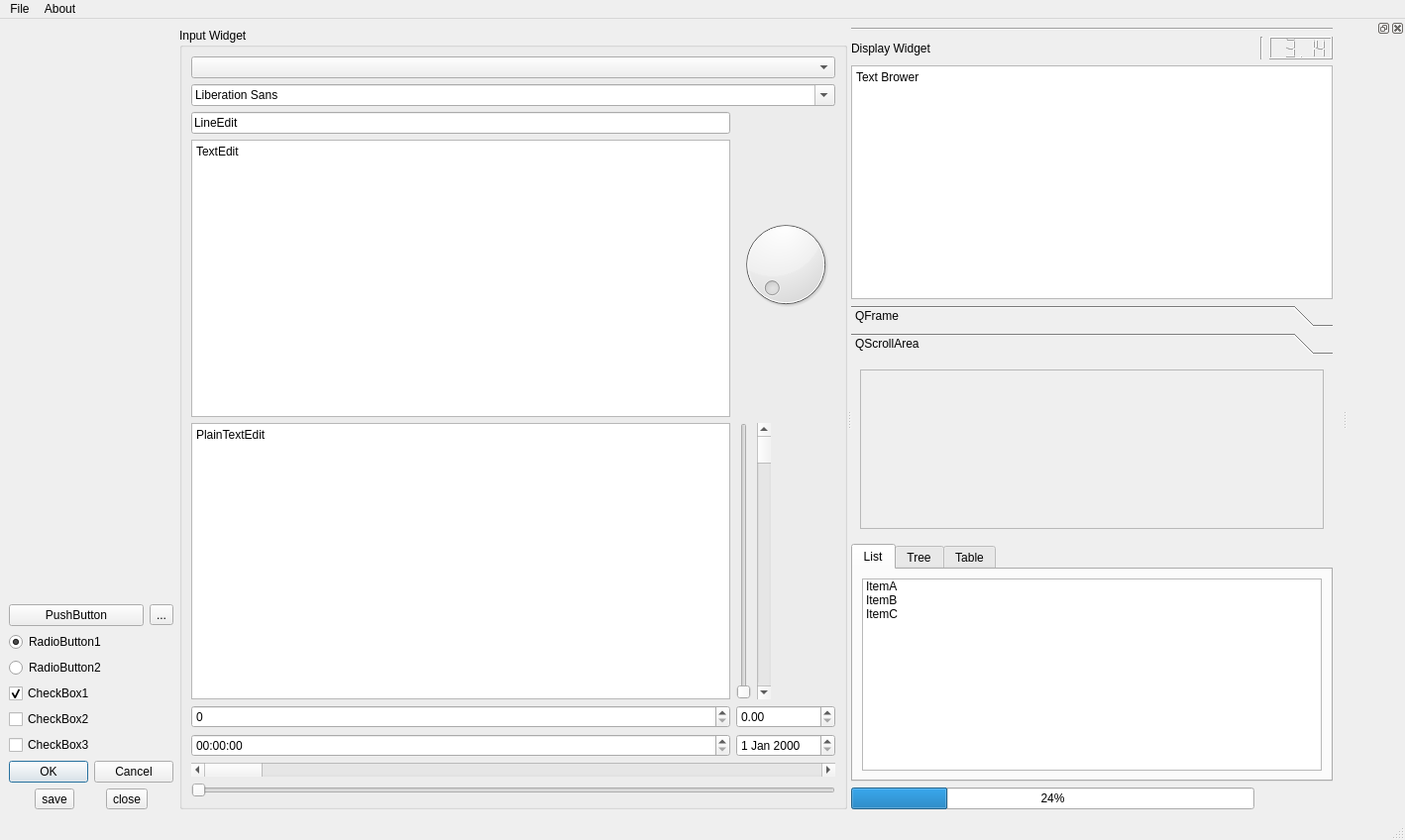
<?xml version="1.0" encoding="UTF-8"?>
<ui version="4.0">
 <class>MainWindow</class>
 <widget class="QMainWindow" name="MainWindow">
  <property name="geometry">
   <rect>
    <x>0</x>
    <y>0</y>
    <width>1418</width>
    <height>848</height>
   </rect>
  </property>
  <property name="windowTitle">
   <string>MainWindow</string>
  </property>
  <widget class="QWidget" name="centralwidget">
   <layout class="QGridLayout" name="gridLayout_9" rowstretch="0,1,1" columnstretch="0,1">
    <item row="0" column="0">
     <layout class="QHBoxLayout" name="layout_skin" stretch=""/>
    </item>
    <item row="0" column="1" rowspan="3">
     <widget class="QSplitter" name="splitter">
      <property name="orientation">
       <enum>Qt::Horizontal</enum>
      </property>
      <widget class="QGroupBox" name="groupBox">
       <property name="title">
        <string>Input Widget</string>
       </property>
       <layout class="QGridLayout" name="gridLayout">
        <item row="1" column="0" colspan="4">
         <widget class="QFontComboBox" name="fontComboBox"/>
        </item>
        <item row="6" column="0">
         <widget class="QTimeEdit" name="timeEdit"/>
        </item>
        <item row="2" column="0">
         <widget class="QLineEdit" name="lineEdit_2">
          <property name="text">
           <string>LineEdit</string>
          </property>
         </widget>
        </item>
        <item row="5" column="0">
         <widget class="QSpinBox" name="spinBox_2"/>
        </item>
        <item row="0" column="0" colspan="4">
         <widget class="QComboBox" name="comboBox_2"/>
        </item>
        <item row="8" column="0" colspan="4">
         <widget class="QSlider" name="horizontalSlider_2">
          <property name="orientation">
           <enum>Qt::Horizontal</enum>
          </property>
         </widget>
        </item>
        <item row="3" column="0">
         <widget class="QTextEdit" name="textEdit">
          <property name="html">
           <string>&lt;!DOCTYPE HTML PUBLIC &quot;-//W3C//DTD HTML 4.0//EN&quot; &quot;http://www.w3.org/TR/REC-html40/strict.dtd&quot;&gt;
&lt;html&gt;&lt;head&gt;&lt;meta name=&quot;qrichtext&quot; content=&quot;1&quot; /&gt;&lt;style type=&quot;text/css&quot;&gt;
p, li { white-space: pre-wrap; }
&lt;/style&gt;&lt;/head&gt;&lt;body style=&quot; font-family:'SimSun'; font-size:9pt; font-weight:400; font-style:normal;&quot;&gt;
&lt;p style=&quot; margin-top:0px; margin-bottom:0px; margin-left:0px; margin-right:0px; -qt-block-indent:0; text-indent:0px;&quot;&gt;TextEdit&lt;/p&gt;&lt;/body&gt;&lt;/html&gt;</string>
          </property>
         </widget>
        </item>
        <item row="4" column="0">
         <widget class="QPlainTextEdit" name="plainTextEdit_2">
          <property name="plainText">
           <string>PlainTextEdit</string>
          </property>
         </widget>
        </item>
        <item row="6" column="1" colspan="3">
         <widget class="QDateEdit" name="dateEdit"/>
        </item>
        <item row="5" column="1" colspan="3">
         <widget class="QDoubleSpinBox" name="doubleSpinBox_2"/>
        </item>
        <item row="7" column="0" colspan="4">
         <widget class="QScrollBar" name="horizontalScrollBar_2">
          <property name="orientation">
           <enum>Qt::Horizontal</enum>
          </property>
         </widget>
        </item>
        <item row="4" column="1">
         <widget class="QSlider" name="verticalSlider">
          <property name="orientation">
           <enum>Qt::Vertical</enum>
          </property>
         </widget>
        </item>
        <item row="2" column="1" rowspan="2" colspan="3">
         <widget class="QDial" name="dial"/>
        </item>
        <item row="4" column="2">
         <widget class="QScrollBar" name="verticalScrollBar">
          <property name="orientation">
           <enum>Qt::Vertical</enum>
          </property>
         </widget>
        </item>
       </layout>
      </widget>
      <widget class="QWidget" name="layoutWidget">
       <layout class="QGridLayout" name="gridLayout_2">
        <item row="1" column="2">
         <widget class="QLCDNumber" name="lcdNumber">
          <property name="value" stdset="0">
           <double>3.140000000000000</double>
          </property>
         </widget>
        </item>
        <item row="3" column="0" colspan="3">
         <widget class="QToolBox" name="toolBox">
          <property name="currentIndex">
           <number>1</number>
          </property>
          <widget class="QWidget" name="page">
           <property name="geometry">
            <rect>
             <x>0</x>
             <y>0</y>
             <width>460</width>
             <height>171</height>
            </rect>
           </property>
           <attribute name="label">
            <string>QFrame</string>
           </attribute>
           <layout class="QGridLayout" name="gridLayout_3">
            <item row="0" column="0">
             <widget class="QFrame" name="frame">
              <property name="frameShape">
               <enum>QFrame::StyledPanel</enum>
              </property>
              <property name="frameShadow">
               <enum>QFrame::Raised</enum>
              </property>
              <layout class="QVBoxLayout" name="verticalLayout"/>
             </widget>
            </item>
           </layout>
          </widget>
          <widget class="QWidget" name="page_2">
           <property name="geometry">
            <rect>
             <x>0</x>
             <y>0</y>
             <width>460</width>
             <height>171</height>
            </rect>
           </property>
           <attribute name="label">
            <string>QScrollArea</string>
           </attribute>
           <layout class="QGridLayout" name="gridLayout_7">
            <item row="0" column="0">
             <widget class="QScrollArea" name="scrollArea">
              <property name="widgetResizable">
               <bool>true</bool>
              </property>
              <widget class="QWidget" name="scrollAreaWidgetContents">
               <property name="geometry">
                <rect>
                 <x>0</x>
                 <y>0</y>
                 <width>440</width>
                 <height>151</height>
                </rect>
               </property>
              </widget>
             </widget>
            </item>
           </layout>
          </widget>
         </widget>
        </item>
        <item row="2" column="0" colspan="3">
         <widget class="QTextBrowser" name="textBrowser">
          <property name="html">
           <string>&lt;!DOCTYPE HTML PUBLIC &quot;-//W3C//DTD HTML 4.0//EN&quot; &quot;http://www.w3.org/TR/REC-html40/strict.dtd&quot;&gt;
&lt;html&gt;&lt;head&gt;&lt;meta name=&quot;qrichtext&quot; content=&quot;1&quot; /&gt;&lt;style type=&quot;text/css&quot;&gt;
p, li { white-space: pre-wrap; }
&lt;/style&gt;&lt;/head&gt;&lt;body style=&quot; font-family:'SimSun'; font-size:9pt; font-weight:400; font-style:normal;&quot;&gt;
&lt;p style=&quot; margin-top:0px; margin-bottom:0px; margin-left:0px; margin-right:0px; -qt-block-indent:0; text-indent:0px;&quot;&gt;Text Brower&lt;/p&gt;&lt;/body&gt;&lt;/html&gt;</string>
          </property>
         </widget>
        </item>
        <item row="0" column="0" colspan="3">
         <widget class="Line" name="line">
          <property name="orientation">
           <enum>Qt::Horizontal</enum>
          </property>
         </widget>
        </item>
        <item row="4" column="0" colspan="3">
         <widget class="QTabWidget" name="tabWidget">
          <property name="currentIndex">
           <number>0</number>
          </property>
          <widget class="QWidget" name="tab">
           <attribute name="title">
            <string>List</string>
           </attribute>
           <layout class="QGridLayout" name="gridLayout_4">
            <item row="0" column="0">
             <widget class="QListWidget" name="listWidget">
              <item>
               <property name="text">
                <string>ItemA</string>
               </property>
              </item>
              <item>
               <property name="text">
                <string>ItemB</string>
               </property>
              </item>
              <item>
               <property name="text">
                <string>ItemC</string>
               </property>
              </item>
             </widget>
            </item>
           </layout>
          </widget>
          <widget class="QWidget" name="tab_2">
           <attribute name="title">
            <string>Tree</string>
           </attribute>
           <layout class="QGridLayout" name="gridLayout_5">
            <item row="0" column="0">
             <widget class="QTreeWidget" name="treeWidget">
              <column>
               <property name="text">
                <string>ID</string>
               </property>
              </column>
              <column>
               <property name="text">
                <string>Name</string>
               </property>
              </column>
              <column>
               <property name="text">
                <string>Value</string>
               </property>
              </column>
              <item>
               <property name="text">
                <string>001</string>
               </property>
               <property name="text">
                <string>Pi</string>
               </property>
               <property name="text">
                <string>3.14</string>
               </property>
              </item>
              <item>
               <property name="text">
                <string>002</string>
               </property>
               <property name="text">
                <string/>
               </property>
               <property name="text">
                <string/>
               </property>
               <item>
                <property name="text">
                 <string>003</string>
                </property>
                <property name="text">
                 <string>op</string>
                </property>
                <property name="text">
                 <string>hahah</string>
                </property>
               </item>
               <item>
                <property name="text">
                 <string>005</string>
                </property>
                <property name="text">
                 <string>no</string>
                </property>
                <property name="text">
                 <string>0</string>
                </property>
               </item>
               <item>
                <property name="text">
                 <string>004</string>
                </property>
                <property name="text">
                 <string>plot</string>
                </property>
                <property name="text">
                 <string>ohhh</string>
                </property>
               </item>
              </item>
              <item>
               <property name="text">
                <string>006</string>
               </property>
               <property name="text">
                <string>sixsixsix</string>
               </property>
               <property name="text">
                <string>666</string>
               </property>
              </item>
             </widget>
            </item>
           </layout>
          </widget>
          <widget class="QWidget" name="tab_3">
           <attribute name="title">
            <string>Table</string>
           </attribute>
           <layout class="QGridLayout" name="gridLayout_6">
            <item row="0" column="0">
             <widget class="QTableWidget" name="tableWidget">
              <row>
               <property name="text">
                <string>1</string>
               </property>
              </row>
              <row>
               <property name="text">
                <string>2</string>
               </property>
              </row>
              <column>
               <property name="text">
                <string>ID</string>
               </property>
              </column>
              <column>
               <property name="text">
                <string>Name</string>
               </property>
              </column>
              <column>
               <property name="text">
                <string>Value</string>
               </property>
              </column>
              <item row="0" column="0">
               <property name="text">
                <string>hh</string>
               </property>
              </item>
              <item row="0" column="1">
               <property name="text">
                <string>66</string>
               </property>
              </item>
              <item row="0" column="2">
               <property name="text">
                <string>77</string>
               </property>
              </item>
              <item row="1" column="0">
               <property name="text">
                <string>fff</string>
               </property>
              </item>
              <item row="1" column="1">
               <property name="text">
                <string>99</string>
               </property>
              </item>
              <item row="1" column="2">
               <property name="text">
                <string>88</string>
               </property>
              </item>
             </widget>
            </item>
           </layout>
          </widget>
         </widget>
        </item>
        <item row="1" column="0">
         <widget class="QLabel" name="label_2">
          <property name="text">
           <string>Display Widget</string>
          </property>
         </widget>
        </item>
        <item row="5" column="0">
         <widget class="QProgressBar" name="progressBar">
          <property name="value">
           <number>24</number>
          </property>
         </widget>
        </item>
        <item row="1" column="1">
         <widget class="Line" name="line_2">
          <property name="orientation">
           <enum>Qt::Vertical</enum>
          </property>
         </widget>
        </item>
       </layout>
      </widget>
     </widget>
    </item>
    <item row="1" column="0">
     <layout class="QGridLayout" name="gridLayout_8">
      <item row="3" column="0" colspan="2">
       <widget class="QCheckBox" name="checkBox">
        <property name="text">
         <string>CheckBox1</string>
        </property>
        <property name="checked">
         <bool>true</bool>
        </property>
       </widget>
      </item>
      <item row="6" column="0" colspan="2">
       <widget class="QDialogButtonBox" name="buttonBox">
        <property name="standardButtons">
         <set>QDialogButtonBox::Cancel|QDialogButtonBox::Ok</set>
        </property>
       </widget>
      </item>
      <item row="0" column="1">
       <widget class="QToolButton" name="toolButton_3">
        <property name="text">
         <string>...</string>
        </property>
       </widget>
      </item>
      <item row="4" column="0" colspan="2">
       <widget class="QCheckBox" name="checkBox_2">
        <property name="text">
         <string>CheckBox2</string>
        </property>
       </widget>
      </item>
      <item row="0" column="0">
       <widget class="QPushButton" name="pushButton">
        <property name="text">
         <string>PushButton</string>
        </property>
       </widget>
      </item>
      <item row="2" column="0" colspan="2">
       <widget class="QRadioButton" name="radioButton_2">
        <property name="text">
         <string>RadioButton2</string>
        </property>
       </widget>
      </item>
      <item row="1" column="0" colspan="2">
       <widget class="QRadioButton" name="radioButton">
        <property name="text">
         <string>RadioButton1</string>
        </property>
        <property name="checked">
         <bool>true</bool>
        </property>
       </widget>
      </item>
      <item row="5" column="0" colspan="2">
       <widget class="QCheckBox" name="checkBox_3">
        <property name="text">
         <string>CheckBox3</string>
        </property>
       </widget>
      </item>
     </layout>
    </item>
    <item row="2" column="0">
     <layout class="QHBoxLayout" name="horizontalLayout_2">
      <item>
       <widget class="QToolButton" name="toolButton_A">
        <property name="text">
         <string>save</string>
        </property>
        <property name="toolButtonStyle">
         <enum>Qt::ToolButtonTextUnderIcon</enum>
        </property>
       </widget>
      </item>
      <item>
       <widget class="QToolButton" name="toolButton_B">
        <property name="text">
         <string>close</string>
        </property>
        <property name="toolButtonStyle">
         <enum>Qt::ToolButtonTextUnderIcon</enum>
        </property>
       </widget>
      </item>
     </layout>
    </item>
   </layout>
  </widget>
  <widget class="QMenuBar" name="menubar">
   <property name="geometry">
    <rect>
     <x>0</x>
     <y>0</y>
     <width>1418</width>
     <height>26</height>
    </rect>
   </property>
   <widget class="QMenu" name="menuFile">
    <property name="title">
     <string>File</string>
    </property>
    <addaction name="actionOpen"/>
    <addaction name="actionExit"/>
   </widget>
   <widget class="QMenu" name="menuAbout">
    <property name="title">
     <string>About</string>
    </property>
    <addaction name="actionAbout"/>
   </widget>
   <addaction name="menuFile"/>
   <addaction name="menuAbout"/>
  </widget>
  <widget class="QStatusBar" name="statusbar"/>
  <widget class="QDockWidget" name="dockWidget">
   <attribute name="dockWidgetArea">
    <number>2</number>
   </attribute>
   <widget class="QWidget" name="dockWidgetContents"/>
  </widget>
  <action name="actionAbout">
   <property name="text">
    <string>About</string>
   </property>
  </action>
  <action name="actionExit">
   <property name="text">
    <string>Exit</string>
   </property>
  </action>
  <action name="actionOpen">
   <property name="text">
    <string>Open</string>
   </property>
  </action>
 </widget>
 <resources/>
 <connections/>
</ui>
